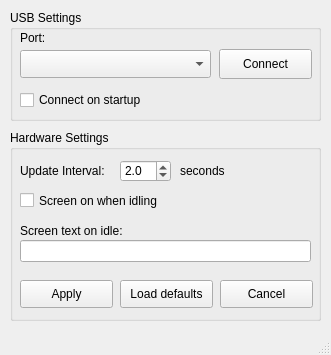
<?xml version="1.0" encoding="UTF-8"?>
<ui version="4.0">
 <class>volumeMixerWindow</class>
 <widget class="QMainWindow" name="volumeMixerWindow">
  <property name="geometry">
   <rect>
    <x>0</x>
    <y>0</y>
    <width>331</width>
    <height>355</height>
   </rect>
  </property>
  <property name="windowTitle">
   <string>Volume Mixer</string>
  </property>
  <property name="windowIcon">
   <iconset>
    <normaloff>icon.png</normaloff>icon.png</iconset>
  </property>
  <property name="toolButtonStyle">
   <enum>Qt::ToolButtonTextOnly</enum>
  </property>
  <widget class="QWidget" name="centralwidget">
   <widget class="QGroupBox" name="usbSettingsGroupBox">
    <property name="geometry">
     <rect>
      <x>10</x>
      <y>10</y>
      <width>311</width>
      <height>111</height>
     </rect>
    </property>
    <property name="title">
     <string>USB Settings</string>
    </property>
    <widget class="QComboBox" name="portComboBox">
     <property name="geometry">
      <rect>
       <x>10</x>
       <y>40</y>
       <width>191</width>
       <height>28</height>
      </rect>
     </property>
    </widget>
    <widget class="QLabel" name="portLabel">
     <property name="geometry">
      <rect>
       <x>10</x>
       <y>20</y>
       <width>55</width>
       <height>16</height>
      </rect>
     </property>
     <property name="text">
      <string>Port:</string>
     </property>
    </widget>
    <widget class="QPushButton" name="connectButton">
     <property name="geometry">
      <rect>
       <x>209</x>
       <y>39</y>
       <width>93</width>
       <height>30</height>
      </rect>
     </property>
     <property name="text">
      <string>Connect</string>
     </property>
    </widget>
    <widget class="QCheckBox" name="connectOnStartup">
     <property name="geometry">
      <rect>
       <x>10</x>
       <y>80</y>
       <width>141</width>
       <height>20</height>
      </rect>
     </property>
     <property name="text">
      <string>Connect on startup</string>
     </property>
    </widget>
   </widget>
   <widget class="QGroupBox" name="hardwareSettingsGroupBox">
    <property name="geometry">
     <rect>
      <x>10</x>
      <y>130</y>
      <width>311</width>
      <height>191</height>
     </rect>
    </property>
    <property name="title">
     <string>Hardware Settings</string>
    </property>
    <widget class="QLabel" name="updateIntervalLabel">
     <property name="geometry">
      <rect>
       <x>10</x>
       <y>30</y>
       <width>101</width>
       <height>21</height>
      </rect>
     </property>
     <property name="text">
      <string>Update Interval:</string>
     </property>
    </widget>
    <widget class="QLabel" name="secondsLabel">
     <property name="geometry">
      <rect>
       <x>170</x>
       <y>30</y>
       <width>55</width>
       <height>21</height>
      </rect>
     </property>
     <property name="text">
      <string>seconds</string>
     </property>
    </widget>
    <widget class="QCheckBox" name="screenOnCheckBox">
     <property name="geometry">
      <rect>
       <x>10</x>
       <y>60</y>
       <width>171</width>
       <height>21</height>
      </rect>
     </property>
     <property name="text">
      <string>Screen on when idling</string>
     </property>
    </widget>
    <widget class="QLabel" name="screenTextLabel">
     <property name="geometry">
      <rect>
       <x>10</x>
       <y>90</y>
       <width>121</width>
       <height>21</height>
      </rect>
     </property>
     <property name="text">
      <string>Screen text on idle:</string>
     </property>
    </widget>
    <widget class="QLineEdit" name="screenTextLineEdit">
     <property name="geometry">
      <rect>
       <x>10</x>
       <y>110</y>
       <width>291</width>
       <height>22</height>
      </rect>
     </property>
     <property name="maxLength">
      <number>18</number>
     </property>
    </widget>
    <widget class="QPushButton" name="applyButton">
     <property name="geometry">
      <rect>
       <x>10</x>
       <y>150</y>
       <width>93</width>
       <height>28</height>
      </rect>
     </property>
     <property name="text">
      <string>Apply</string>
     </property>
    </widget>
    <widget class="QPushButton" name="defaultsButton">
     <property name="geometry">
      <rect>
       <x>110</x>
       <y>150</y>
       <width>93</width>
       <height>28</height>
      </rect>
     </property>
     <property name="text">
      <string>Load defaults</string>
     </property>
    </widget>
    <widget class="QPushButton" name="cancelButton">
     <property name="geometry">
      <rect>
       <x>210</x>
       <y>150</y>
       <width>93</width>
       <height>28</height>
      </rect>
     </property>
     <property name="text">
      <string>Cancel</string>
     </property>
    </widget>
    <widget class="QDoubleSpinBox" name="doubleSpinBox">
     <property name="geometry">
      <rect>
       <x>110</x>
       <y>30</y>
       <width>51</width>
       <height>22</height>
      </rect>
     </property>
     <property name="decimals">
      <number>1</number>
     </property>
     <property name="minimum">
      <double>0.500000000000000</double>
     </property>
     <property name="maximum">
      <double>20.000000000000000</double>
     </property>
     <property name="stepType">
      <enum>QAbstractSpinBox::DefaultStepType</enum>
     </property>
     <property name="value">
      <double>2.000000000000000</double>
     </property>
    </widget>
   </widget>
  </widget>
  <widget class="QStatusBar" name="statusbar"/>
  <action name="actionConnect">
   <property name="text">
    <string>Connect</string>
   </property>
  </action>
 </widget>
 <resources/>
 <connections/>
</ui>
